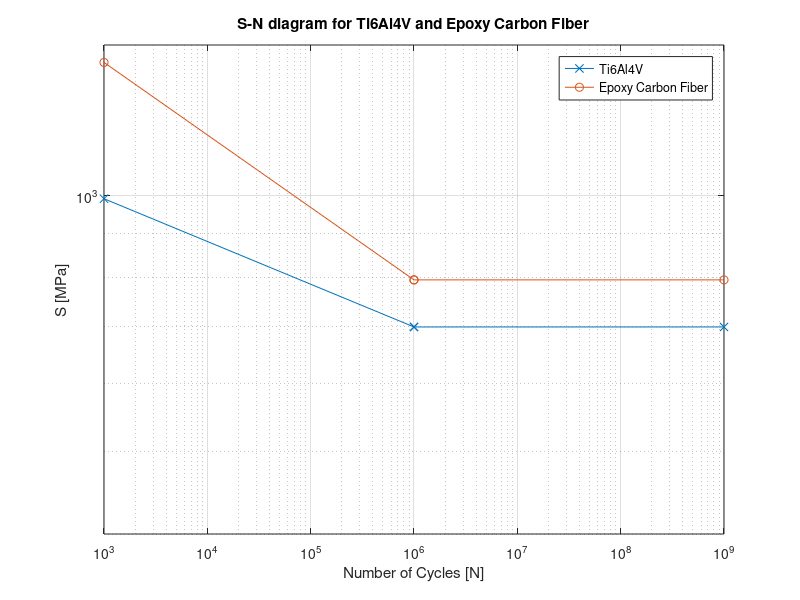
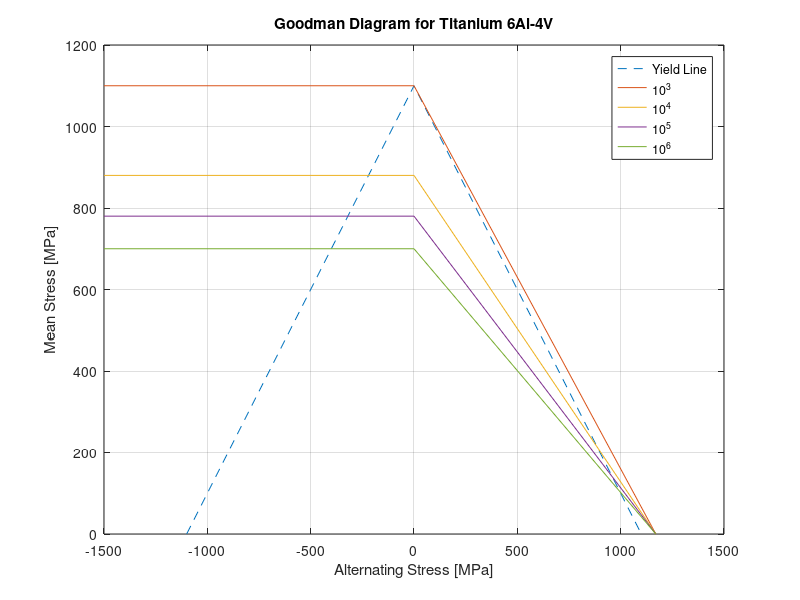
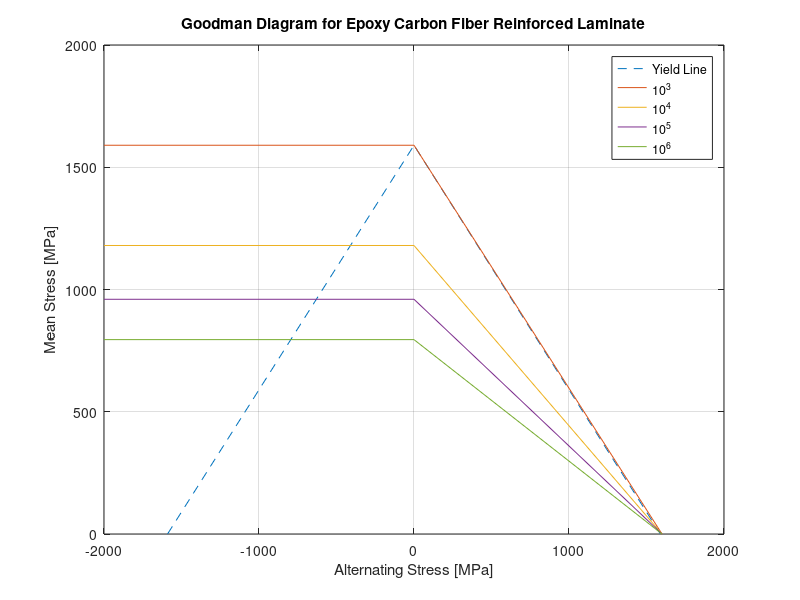

Here is the MATLAB script that generated these plots, in order:
%Titanium 6Al-4V and Epoxy Carbon Fiber Reinforced Laminate S-N and Goodman Curves
%Titanium properties in MPa
Syt=1100;Sut=1170;
Snt=700;
%Composite properties in MPa
Syc=1590;Suc=1600;
Snc=795;
%Landing Impulse, 55 km/h stall speed 
m=575; %kg
g=9.81; %m/s^2
Vdes=55*(1000/3600)*sind(5);% m/s
t_impact=0.1;% s
Fl=m*Vdes/t_impact; %N
Fground=m*g;
Ftotal=Fground+Fl; 

w=23.98; %mm 
l=127;
Area=(w/1000)*(l/1000);

S=(Ftotal/Area)/(10^6); %MPa

%S-N Curve
x1=[10^3 10^6 10^6 10^9];
y1=[Syt*0.9 Snt Snt Snt];
y2=[Syc*0.9 Snc Snc Snc];
figure(1);
plot(x1,y1,'-x',x1,y2,'-o');
set(gca,'XScale','log');set(gca,'YScale','log');
ylim([400 1500]);
title('S-N diagram for Ti6Al4V and Epoxy Carbon Fiber');
xlabel('Number of Cycles [N]');
ylabel('S [MPa]');
legend('Ti6Al4V','Epoxy Carbon Fiber');
grid on;

%Goodman Diagram for Titanium
figure(2);
p1=[-Syt 0 Syt];
p2=[0 Syt 0];
p3=[-1500 0 Sut];
p4=[1100 1100 0];p5=[880 880 0];p6=[780 780 0];p7=[700 700 0];
plot(p1,p2,'--',p3,p4,'-',p3,p5,'-',p3,p6,'-',p3,p7,'-');
title('Goodman Diagram for Titanium 6Al-4V');
xlabel('Alternating Stress [MPa]');
ylabel('Mean Stress [MPa]');
legend('Yield Line','10^3','10^4','10^5','10^6');
grid on;
hold on;

%Goodman Diagram for Composite
figure(3);
p1=[-Syc 0 Syc];
p2=[0 Syc 0];
p3=[-2000 0 Suc];
p4=[1590 1590 0];p5=[1180 1180 0];p6=[960 960 0];p7=[795 795 0];
plot(p1,p2,'--',p3,p4,'-',p3,p5,'-',p3,p6,'-',p3,p7,'-');
title('Goodman Diagram for Epoxy Carbon Fiber Reinforced Laminate');
xlabel('Alternating Stress [MPa]');
ylabel('Mean Stress [MPa]');
legend('Yield Line','10^3','10^4','10^5','10^6');
grid on;
hold on;







